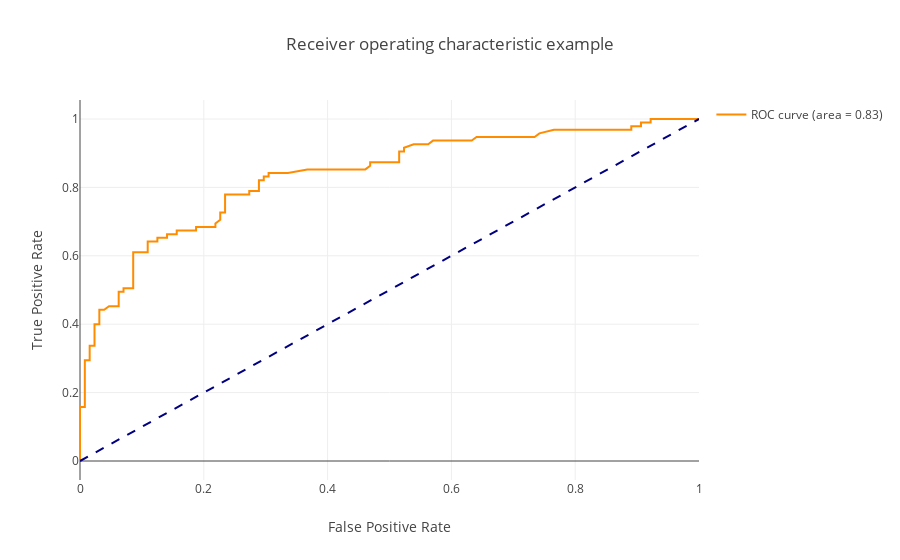

Notebook code for this chart:
### Code cell
y_score = lrm_fitted.decision_function(X_test)

fpr = dict()
tpr = dict()
roc_auc = dict()
for i in range(1):
    fpr[i], tpr[i], _ = metrics.roc_curve(y_test, y_score)
    roc_auc[i] = metrics.auc(fpr[i], tpr[i])

# Compute micro-average ROC curve and ROC area
fpr["micro"], tpr["micro"], _ = metrics.roc_curve(y_test.ravel(), y_score.ravel())
roc_auc["micro"] = metrics.auc(fpr["micro"], tpr["micro"])


lw = 2

trace1 = go.Scatter(x=fpr[0], y=tpr[0], 
                    mode='lines', 
                    line=dict(color='darkorange', width=lw),
                    name='ROC curve (area = %0.2f)' % roc_auc[0]
                   )

trace2 = go.Scatter(x=[0, 1], y=[0, 1], 
                    mode='lines', 
                    line=dict(color='navy', width=lw, dash='dash'),
                    showlegend=False)

layout = go.Layout(title='Receiver operating characteristic example',
                   xaxis=dict(title='False Positive Rate'),
                   yaxis=dict(title='True Positive Rate'))

fig = go.Figure(data=[trace1, trace2], layout=layout)
pyo.iplot(fig)

### Figure 1 — Plotly figure (JSON) as saved in the notebook; plotly's stock layout.template omitted (floating-point values rounded to 4 significant figures)
{"data": [{"line": {"color": "darkorange", "width": 2}, "mode": "lines", "name": "ROC curve (area = 0.83)", "type": "scatter", "uid": "64da05fa-84bb-4057-8b14-c2c4c334a14f", "x": [0, 0, 0, 0, 0, 0.007812, 0.007812, 0.01562, 0.01562, 0.02344, 0.02344, 0.02344, 0.02344, 0.03125, 0.03125, 0.03125, 0.03125, 0.03906, 0.04688, 0.0625, 0.0625, 0.07031, 0.07031, 0.08594, 0.08594, 0.08594, 0.08594, 0.08594, 0.1094, 0.1094, 0.125, 0.125, 0.1406, 0.1406, 0.1562, 0.1562, 0.1875, 0.1875, 0.2188, 0.2188, 0.2266, 0.2266, 0.2344, 0.2344, 0.2344, 0.25, 0.2734, 0.2734, 0.2891, 0.2891, 0.2969, 0.2969, 0.3047, 0.3047, 0.3359, 0.3672, 0.4062, 0.4609, 0.4688, 0.4688, 0.5156, 0.5156, 0.5234, 0.5234, 0.5391, 0.5625, 0.5703, 0.5781, 0.6328, 0.6406, 0.7109, 0.7188, 0.7344, 0.7422, 0.7656, 0.7734, 0.7891, 0.8125, 0.8594, 0.8906, 0.8906, 0.9062, 0.9062, 0.9219, 0.9219, 1], "y": [0, 0.01053, 0.1263, 0.1474, 0.1579, 0.1579, 0.2947, 0.2947, 0.3368, 0.3368, 0.3474, 0.3789, 0.4, 0.4, 0.4105, 0.4316, 0.4421, 0.4421, 0.4526, 0.4526, 0.4947, 0.4947, 0.5053, 0.5053, 0.5263, 0.5368, 0.5789, 0.6105, 0.6105, 0.6421, 0.6421, 0.6526, 0.6526, 0.6632, 0.6632, 0.6737, 0.6737, 0.6842, 0.6842, 0.6947, 0.7053, 0.7263, 0.7263, 0.7579, 0.7789, 0.7789, 0.7789, 0.7895, 0.7895, 0.8211, 0.8211, 0.8316, 0.8316, 0.8421, 0.8421, 0.8526, 0.8526, 0.8526, 0.8632, 0.8737, 0.8737, 0.9053, 0.9053, 0.9158, 0.9263, 0.9263, 0.9368, 0.9368, 0.9368, 0.9474, 0.9474, 0.9474, 0.9474, 0.9579, 0.9684, 0.9684, 0.9684, 0.9684, 0.9684, 0.9684, 0.9789, 0.9789, 0.9895, 0.9895, 1, 1]}, {"line": {"color": "navy", "dash": "dash", "width": 2}, "mode": "lines", "showlegend": false, "type": "scatter", "uid": "f4184923-35b7-46b5-9dea-72472fb8282b", "x": [0, 1], "y": [0, 1]}], "layout": {"title": {"text": "Receiver operating characteristic example"}, "xaxis": {"title": {"text": "False Positive Rate"}}, "yaxis": {"title": {"text": "True Positive Rate"}}}}
